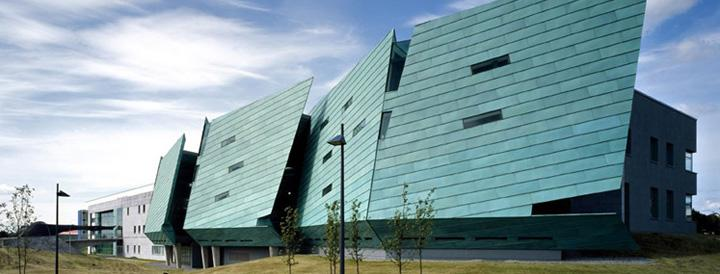
#> input picture labAssignments/Submissions/fourthSubmission/Lab 11-Feature Detection/GMIT1.jpg, 720 x 274 px; the run also reads 1 picture not shown here
$ python lab11.py   (older library calls are emulated)
#> lines starting #> are read from the running program, lines starting #| are printed output that depends on the picture; after the words box and inside, x2 and y2 are one past the last pixel; in counts of white or black regions, pixels touching at a corner belong together
import cv2
import copy
import numpy as np
from matplotlib import pyplot as plt
# Imports


"""
In this lab we will show some other variant of openCV functionality.
Harris and Shi Tomasi feature matching
"""

img = cv2.imread('GMIT1.jpg',)
#> img is the input picture: shape (274, 720, 3); mean B, G, R 156.8, 150.6, 127.3

original_img = cv2.cvtColor(img, cv2.COLOR_BGR2RGB)
gray_img = cv2.cvtColor(img, cv2.COLOR_BGR2GRAY)

dst = cv2.cornerHarris(gray_img, 2, 3, 0.04)
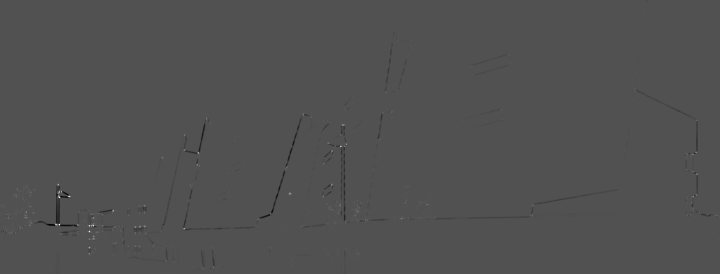
#> dst: shape (274, 720) float32; min -0.0163, max 0.0346, mean -4.3e-05; drawn with min black and max white
imgHarris = img.copy() # make a copy of img for our shiTomasi detection

corners = cv2.goodFeaturesToTrack(gray_img, 20, 0.01, 50)
#> corners = 20 rows, first 8: [59, 197], [112, 210], [289, 193], [342, 124], [197, 152], [184, 227], [696, 173], [357, 210]
imgShiTomasi = img.copy() # make a copy of img for our shiTomasi detection

threshold = 0.03; #number between 0 and 1
for i in range(len(dst)):
	for j in range(len(dst[i])):
		if dst[i][j] > (threshold*dst.max()):
			cv2.circle(imgHarris,(j,i), 10, (115, 0, 25), 5)
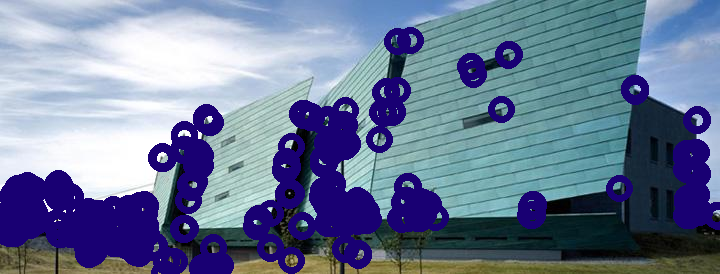
#> imgHarris: shape (274, 720, 3); mean B, G, R 152.2, 122.1, 108

for i in corners:
	x,y = i.ravel()
	cv2.circle(imgShiTomasi,(x,y),10,(255, 255, 0), 5)
#> this loop made 20 passes
#> (x, y) on passes 1 to 12: (59, 197), (112, 210), (289, 193), (342, 124), (197, 152), (184, 227), (696, 173), (357, 210), (391, 111), (11, 232), (426, 203), (532, 204)
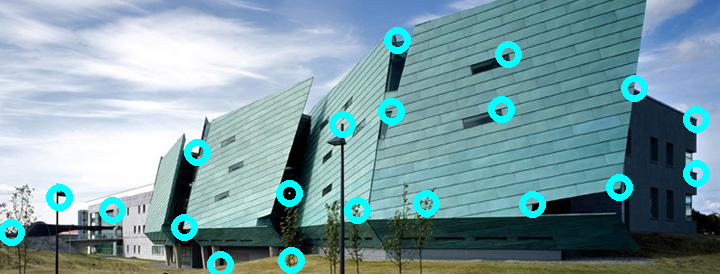
#> imgShiTomasi: shape (274, 720, 3); 4.26% of pixels changed, all inside (x1, y1, x2, y2) = (0, 27, 710, 274)

# Initiate ORB-SIFT dectection variable
orb = cv2.ORB()
# find the keypoints and descriptors with ORB-SIFT detection
kp1, des1 = orb.detectAndCompute(gray_img,None)
#> kp1 = 486 keypoints; strongest (x, y, size): (59, 223, 31), (58, 193, 37.2), (53, 223, 31), (59, 221, 31)
# draw only keypoints location,not size and orientation
imgOrb = cv2.drawKeypoints(img,kp1,color=(255, 255, 0))
# Read in second image
customImg = cv2.imread('GMIT2.jpg',)

original_CustomImg = cv2.cvtColor(customImg, cv2.COLOR_BGR2RGB)
gray_customImg = cv2.cvtColor(customImg, cv2.COLOR_BGR2GRAY) #Convert to grayscale

dst2 = cv2.cornerHarris(gray_customImg, 2, 3, 0.04)
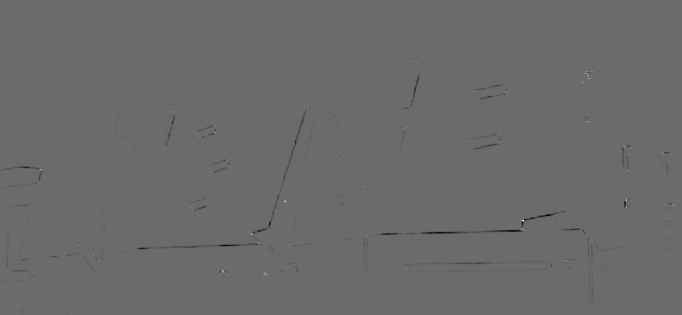
#> dst2: shape (315, 682) float32; min -0.00145, max 0.00201, mean -4.03e-06; drawn with min black and max white
imgHarris2 = customImg.copy() # make a copy of img for our shiTomasi detection

corners2 = cv2.goodFeaturesToTrack(gray_customImg, 20, 0.01, 50)
#> corners2 = 20 rows, first 8: [522, 220], [222, 270], [284, 200], [39, 169], [625, 199], [662, 153], [565, 260], [585, 73]
imgShiTomasi2 = customImg.copy() # make a copy of img for our shiTomasi detection

threshold = 0.03; #number between 0 and 1
for i in range(len(dst2)):
	for j in range(len(dst2[i])):
		if dst2[i][j] > (threshold*dst2.max()):
			cv2.circle(imgHarris2,(j,i), 10, (115, 0, 25), 5)
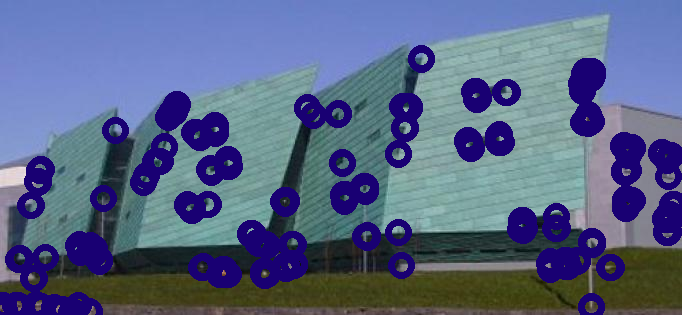
#> imgHarris2: shape (315, 682, 3); mean B, G, R 135.2, 100.5, 87.9

for i in corners:
	x,y = i.ravel()
	cv2.circle(imgShiTomasi2,(x,y),10,(255, 255, 0), 5)
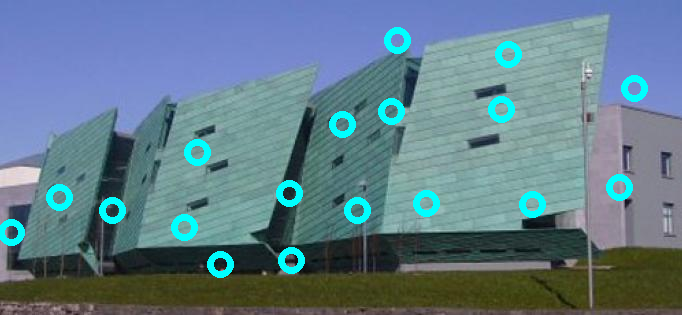
#> imgShiTomasi2: shape (315, 682, 3); mean B, G, R 138.9, 125.4, 96.9

# find the keypoints and descriptors with ORB-SIFT
kp2, des2 = orb.detectAndCompute(gray_customImg,None)
#> kp2 = 491 keypoints; strongest (x, y, size): (523, 220, 31), (518, 226, 53.6), (525, 221, 77.1), (222, 271, 31)
# draw only keypoints location,not size and orientation
imgOrb2 = cv2.drawKeypoints(customImg,kp2,color=(255, 255, 0))

"""
Plot our imgs and detection performed images from different algorithms
"""


plt.subplot(3, 2, 1),plt.imshow(cv2.cvtColor(imgHarris, cv2.COLOR_BGR2RGB), cmap = 'gray')
plt.title('Harris Corners'), plt.xticks([]), plt.yticks([])

plt.subplot(3, 2, 2),plt.imshow(cv2.cvtColor(imgHarris2, cv2.COLOR_BGR2RGB), cmap = 'gray')
plt.title('Harris Corners'), plt.xticks([]), plt.yticks([])

plt.subplot(3, 2, 3),plt.imshow(cv2.cvtColor(imgShiTomasi, cv2.COLOR_BGR2RGB), cmap = 'gray')
plt.title('GFTT Corners'), plt.xticks([]), plt.yticks([])

plt.subplot(3, 2, 4),plt.imshow(cv2.cvtColor(imgShiTomasi2, cv2.COLOR_BGR2RGB), cmap = 'gray')
plt.title('GFTT Corners'), plt.xticks([]), plt.yticks([])

plt.subplot(3, 2, 5),plt.imshow(cv2.cvtColor(imgOrb, cv2.COLOR_BGR2RGB), cmap = 'gray')
plt.title('ORB-SIFT Corners'), plt.xticks([]), plt.yticks([])

plt.subplot(3, 2, 6),plt.imshow(cv2.cvtColor(imgOrb2, cv2.COLOR_BGR2RGB), cmap = 'gray')
plt.title('ORB-SIFT Corners'), plt.xticks([]), plt.yticks([])

plt.show()
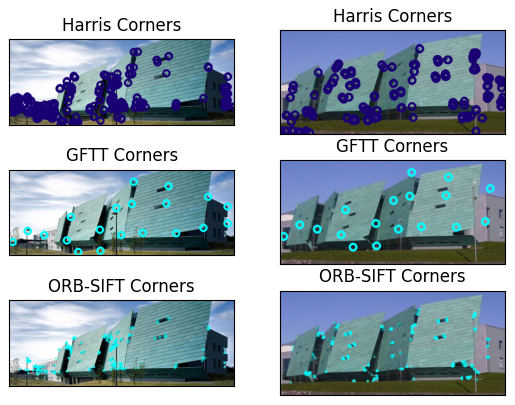
#> figure drawn by matplotlib, 6 panels
cv2.waitKey(0);
